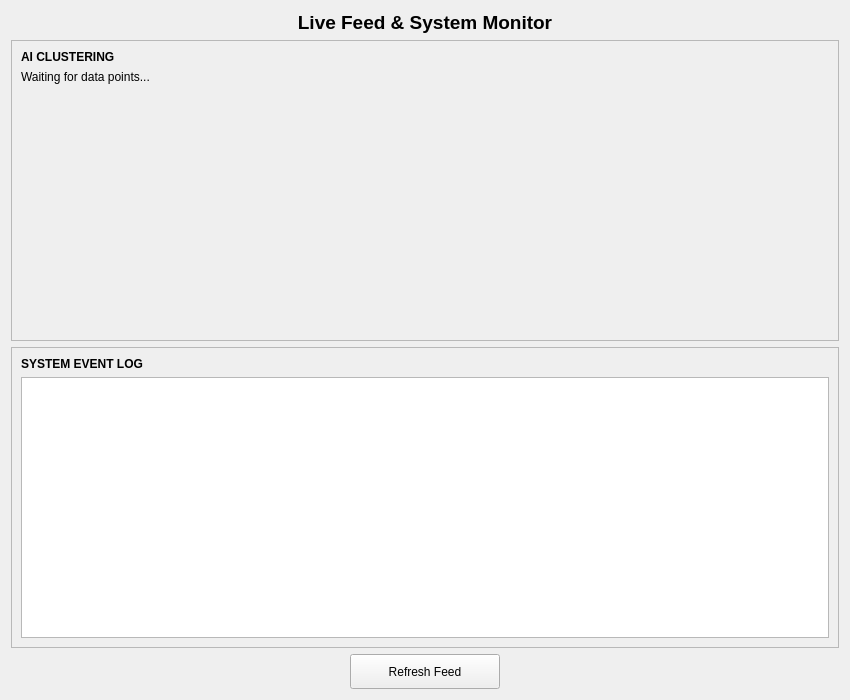
<?xml version="1.0" encoding="UTF-8"?>
<ui version="4.0">
 <class>LiveFeedView</class>
 <widget class="QWidget" name="LiveFeedView">
  <property name="geometry">
   <rect>
    <x>0</x>
    <y>0</y>
    <width>850</width>
    <height>700</height>
   </rect>
  </property>
  <layout class="QVBoxLayout" name="mainLayout">
   <item>
    <widget class="QLabel" name="lbl_title">
     <property name="font">
      <font>
       <pointsize>14</pointsize>
       <bold>true</bold>
      </font>
     </property>
     <property name="text">
      <string>Live Feed &amp; System Monitor</string>
     </property>
     <property name="alignment">
      <set>Qt::AlignmentFlag::AlignCenter</set>
     </property>
    </widget>
   </item>
   <item>
    <layout class="QVBoxLayout" name="verticalLayout">
     <item>
      <widget class="QFrame" name="frame_clusters">
       <property name="frameShape">
        <enum>QFrame::Shape::StyledPanel</enum>
       </property>
       <layout class="QVBoxLayout" name="v4">
        <item>
         <widget class="QLabel" name="lbl_cluster_title">
          <property name="font">
           <font>
            <bold>true</bold>
           </font>
          </property>
          <property name="text">
           <string>AI CLUSTERING</string>
          </property>
         </widget>
        </item>
        <item>
         <widget class="QLabel" name="lbl_cluster_info">
          <property name="text">
           <string>Waiting for data points...</string>
          </property>
          <property name="wordWrap">
           <bool>true</bool>
          </property>
         </widget>
        </item>
        <item>
         <spacer name="s1">
          <property name="orientation">
           <enum>Qt::Orientation::Vertical</enum>
          </property>
          <property name="sizeHint" stdset="0">
           <size>
            <width>0</width>
            <height>0</height>
           </size>
          </property>
         </spacer>
        </item>
       </layout>
      </widget>
     </item>
    </layout>
   </item>
   <item>
    <widget class="QFrame" name="frame_events">
     <property name="frameShape">
      <enum>QFrame::Shape::StyledPanel</enum>
     </property>
     <layout class="QVBoxLayout" name="v5">
      <item>
       <widget class="QLabel" name="lbl_log_title">
        <property name="font">
         <font>
          <bold>true</bold>
         </font>
        </property>
        <property name="text">
         <string>SYSTEM EVENT LOG</string>
        </property>
       </widget>
      </item>
      <item>
       <widget class="QListWidget" name="list_events">
        <property name="alternatingRowColors">
         <bool>true</bool>
        </property>
       </widget>
      </item>
     </layout>
    </widget>
   </item>
   <item>
    <layout class="QHBoxLayout" name="buttonLayout">
     <item>
      <spacer name="s2">
       <property name="orientation">
        <enum>Qt::Orientation::Horizontal</enum>
       </property>
       <property name="sizeHint" stdset="0">
        <size>
         <width>0</width>
         <height>0</height>
        </size>
       </property>
      </spacer>
     </item>
     <item>
      <widget class="QPushButton" name="btn_refresh_live">
       <property name="minimumSize">
        <size>
         <width>150</width>
         <height>35</height>
        </size>
       </property>
       <property name="text">
        <string>Refresh Feed</string>
       </property>
       <property name="icon">
        <iconset>
         <normaloff>assets/icons/refresh.svg</normaloff>assets/icons/refresh.svg</iconset>
       </property>
      </widget>
     </item>
     <item>
      <spacer name="s3">
       <property name="orientation">
        <enum>Qt::Orientation::Horizontal</enum>
       </property>
       <property name="sizeHint" stdset="0">
        <size>
         <width>0</width>
         <height>0</height>
        </size>
       </property>
      </spacer>
     </item>
    </layout>
   </item>
  </layout>
 </widget>
</ui>
